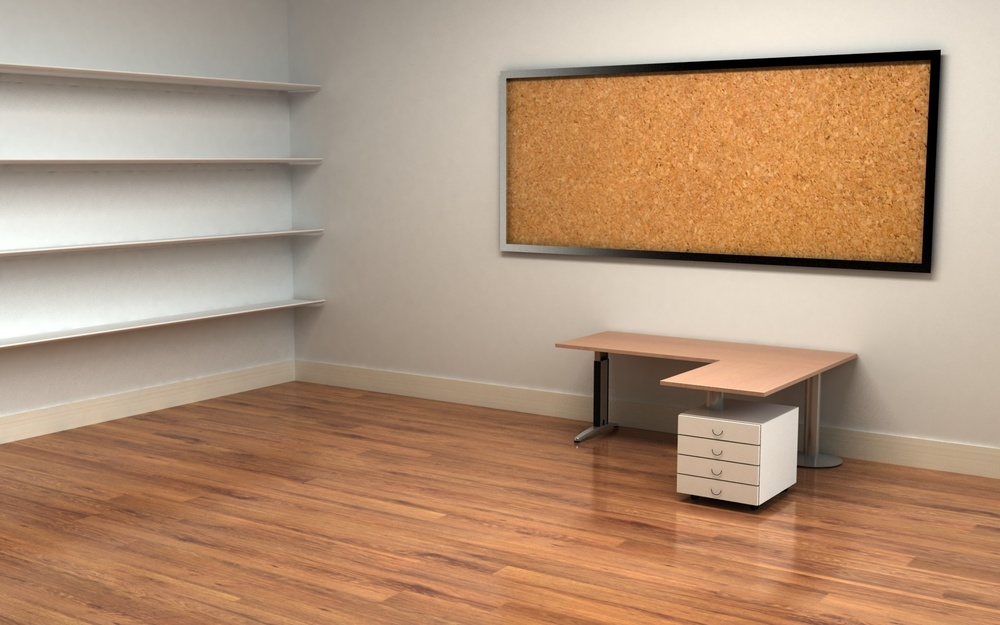
#> input picture python_btp/wallp.jpg, 1000 x 625 px, shrunk from 1920 x 1200 before the run
$ python j2.py
#> lines starting #> are read from the running program, lines starting #| are printed output that depends on the picture
import cv2
import numpy as np
from matplotlib import pyplot as plt

img = cv2.imread('wallp.jpg',0)
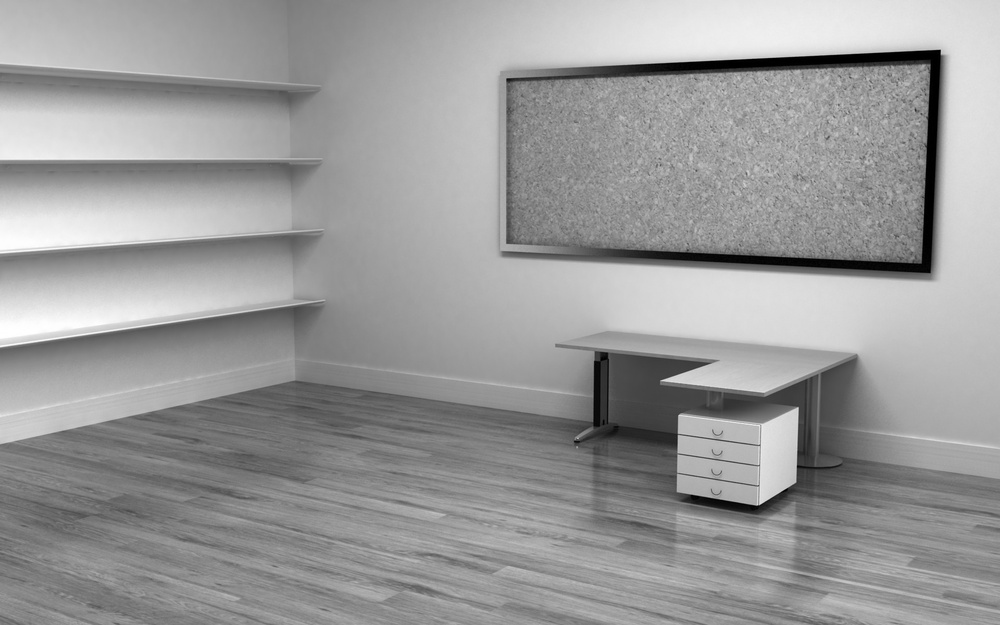
#> img: shape (625, 1000); min 0, max 255, mean 154
cv2.imshow('fgsfg',img)

$ run again, with python_btp/a2.jpg copied over python_btp/wallp.jpg
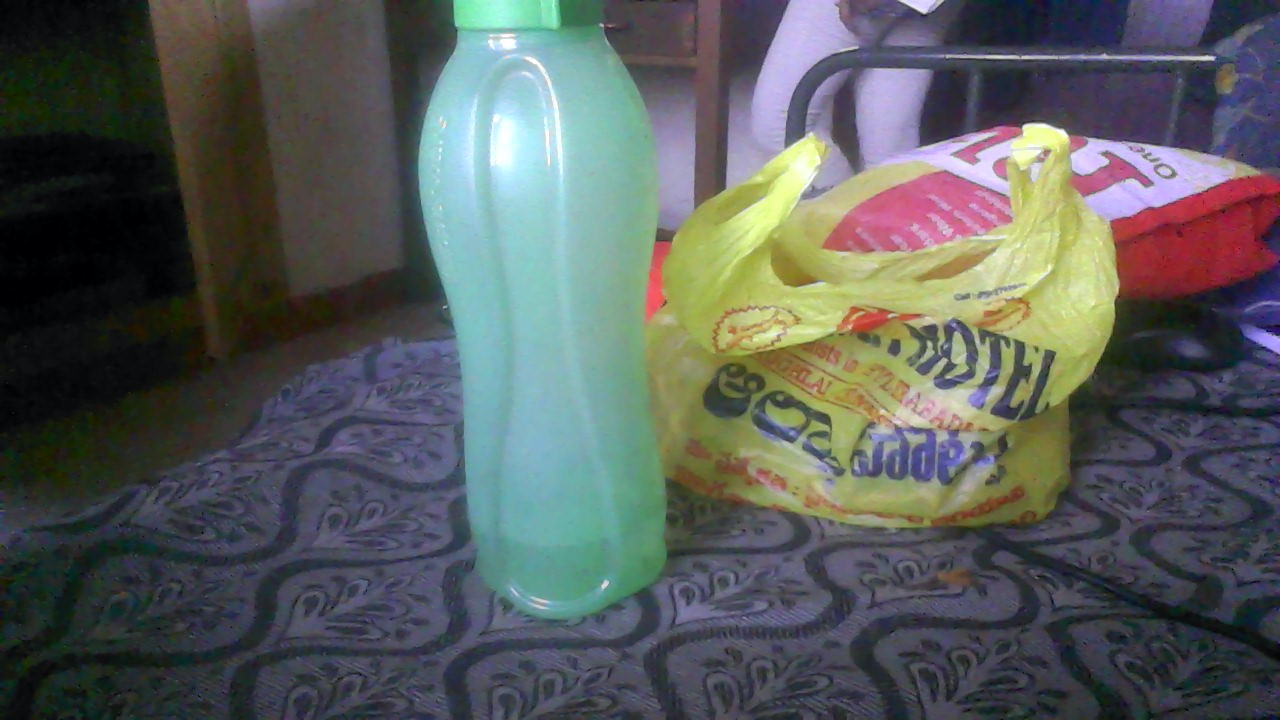
#> input picture python_btp/a2.jpg, 1280 x 720 px
#> `img = cv2.imread('wallp.jpg',0)`:
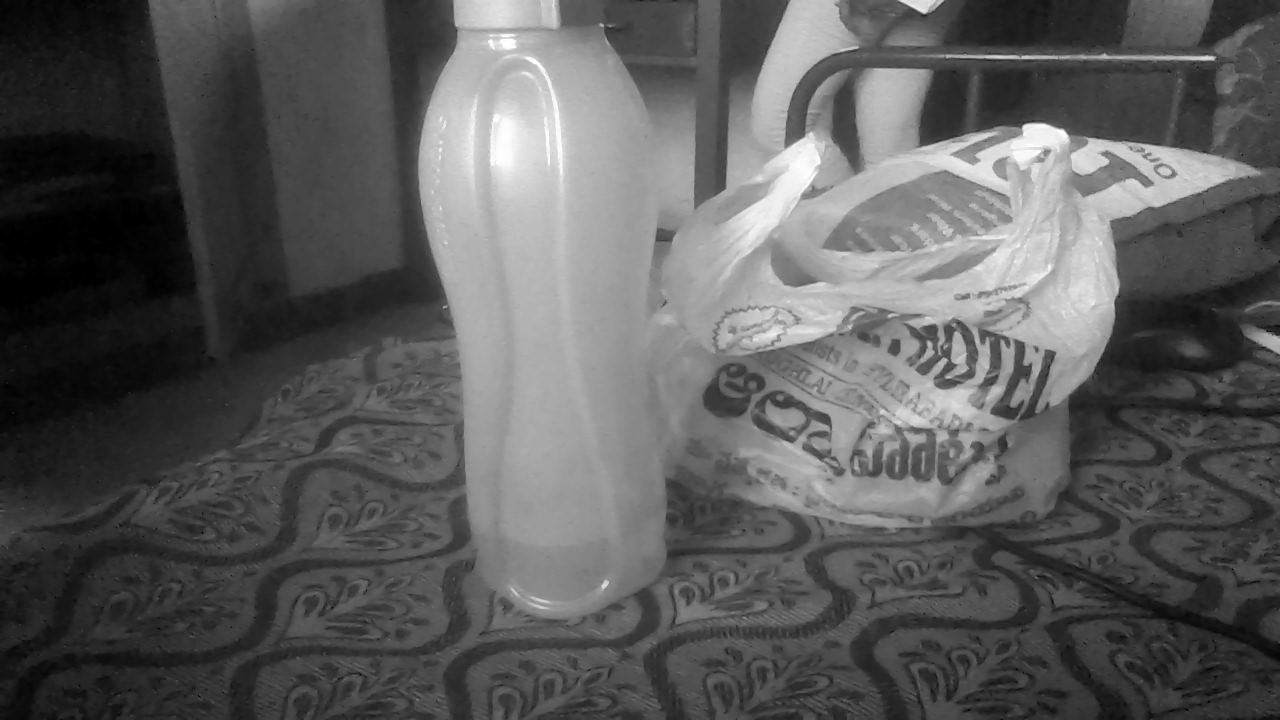
#> img: shape (720, 1280); min 0, max 255, mean 91.2
